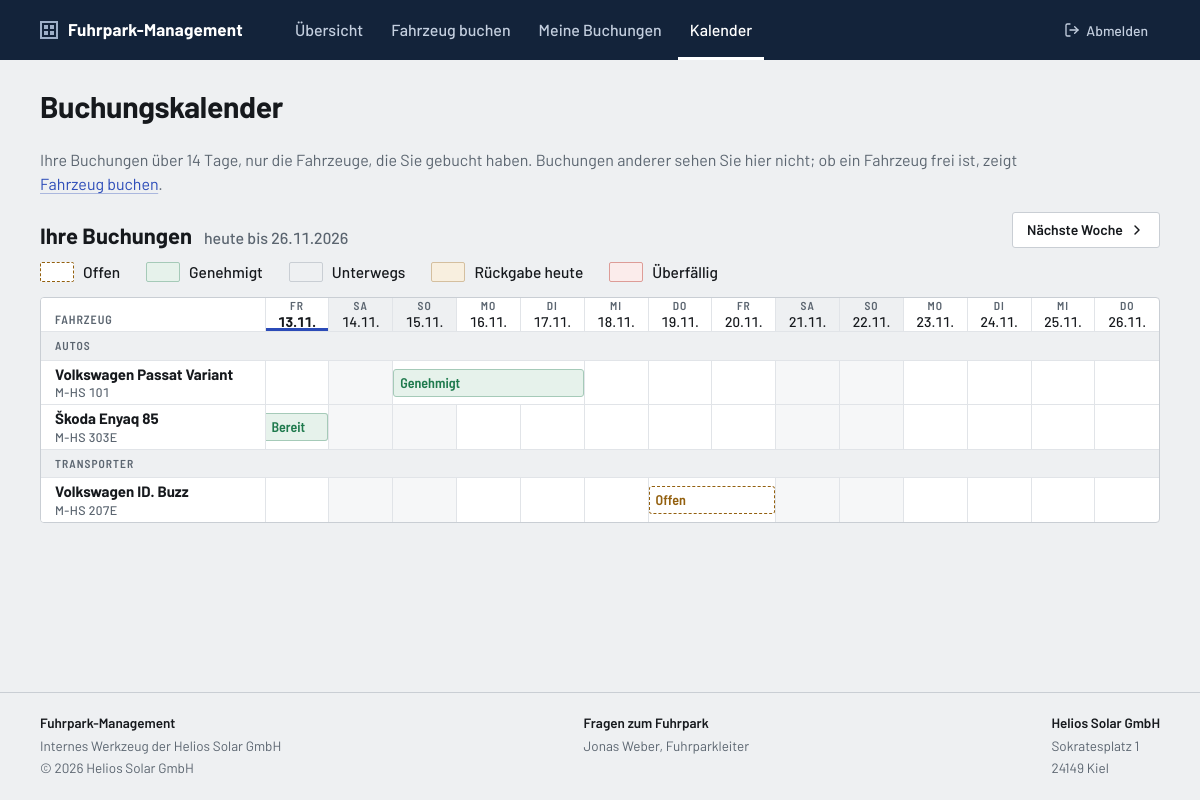
The app's page /kalender.php (signed in) with its own data.
### tables this page shows
CREATE TABLE fahrzeugarten (
    id          TINYINT UNSIGNED NOT NULL,
    bezeichnung VARCHAR(30)      NOT NULL,
    plural      VARCHAR(30)      NOT NULL,
    PRIMARY KEY (id)
);

CREATE TABLE fahrzeuge (
    id            INT UNSIGNED      NOT NULL AUTO_INCREMENT,
    kennzeichen   VARCHAR(20)       NOT NULL,
    art_id        TINYINT UNSIGNED  NOT NULL,
    typ           VARCHAR(30)       NOT NULL,       
    hersteller    VARCHAR(50)       NOT NULL,
    modell        VARCHAR(50)       NOT NULL,
    baujahr       SMALLINT UNSIGNED NULL,
    bild          VARCHAR(100)      NULL,           
    sitzplaetze   TINYINT UNSIGNED  NOT NULL,
    antrieb_id    TINYINT UNSIGNED  NULL,
    kmstand       INT UNSIGNED      NULL,           
    fuehrerschein VARCHAR(5)        NULL,           
    hu_au         DATE              NULL,           
    geloescht_am  DATETIME          NULL,           
    PRIMARY KEY (id),
    CONSTRAINT fk_fahrzeuge_art                     
        FOREIGN KEY (art_id) REFERENCES fahrzeugarten (id),
    CONSTRAINT fk_fahrzeuge_antrieb                 
        FOREIGN KEY (antrieb_id) REFERENCES antriebe (id)
);

### kalender.php (the view, shortened to what the rows shown need)
<?php
require_once __DIR__ . '/includes/config.php';
$fuhrparkleiter = ist_fuhrparkleiter();
$ich = aktueller_nutzer();
$anzahlTage = 14;
$maxWochen  = 4;
$woche = filter_var($_GET['woche'] ?? 0, FILTER_VALIDATE_INT);
$woche = $woche === false ? 0 : max(0, min($maxWochen, $woche));
$heute = new DateTimeImmutable('today');
$ansichtVon = $heute->modify('+' . ($woche * 7) . ' day');
$ansichtBis = $ansichtVon->modify('+' . ($anzahlTage - 1) . ' day');
$ListeFahrzeuge = new CListeFahrzeuge();
$ListeFahrzeuge->LadenImBestand();
$fahrzeuge = [];
foreach ($ListeFahrzeuge->GetAlle() as $Fahrzeug) {
    $fahrzeuge[$Fahrzeug->GetID()] = $Fahrzeug;
}
$Zwecke = new CListeSchluessel('zwecke');
$Fahrzeugarten = new CListeSchluessel('fahrzeugarten');
$ListeBuchungen = new CListeBuchungen();
if ($fuhrparkleiter) {
    $ListeBuchungen->LadenBelegung($ansichtVon, $ansichtBis, true);
} else {
    $ListeBuchungen->LadenEigeneBelegung($ich, $ansichtVon, $ansichtBis);
    $fahrzeuge = array_intersect_key($fahrzeuge, array_flip($ListeBuchungen->GetFahrzeugIDs()));
}
$wochentage = ['So', 'Mo', 'Di', 'Mi', 'Do', 'Fr', 'Sa'];
$tage = [];
for ($i = 0; $i < $anzahlTage; $i++) {
    $datum = $ansichtVon->modify('+' . $i . ' day');
    $tage[] = [
        'datum'      => $datum,
        'wochentag'  => $wochentage[(int) $datum->format('w')],
        'wochenende' => (int) $datum->format('N') >= 6,
        'heute'      => $datum == $heute,
    ];
}
$belegung = [];
$balken = [];
foreach ($fahrzeuge as $id => $Fahrzeug) {
    $belegung[$id] = array_fill(0, $anzahlTage, null);
    if (!$Fahrzeug->IstInWartung()) {
        continue;
    }
    $endeOffen = $Fahrzeug->IstWartungEndeOffen();
    $schluessel = 'w' . $id;
    $balken[$schluessel] = [
        'text'            => 'Wartung',
        'hinweis'         => 'In Wartung, ' . $Fahrzeug->GetWartungText(),
        'link'            => null,
        'farbe'           => $endeOffen ? 'rot' : 'gelb',
        'antrag'          => false,
        'davor'           => CWartung::LoadLaufende($id)->GetBegonnenAm() < $ansichtVon,
        'danach'          => $endeOffen || $Fahrzeug->GetWartungBis() > $ansichtBis,
        'ueberschneidung' => false,
    ];
}
foreach ($ListeBuchungen->GetAlle() as $Buchung) {
    $id = $Buchung->GetFahrzeugID();
    $ende = $Buchung->IstUeberfaellig() ? $heute : $Buchung->GetEnde();
    $von = max((int) $ansichtVon->diff($Buchung->GetStart())->format('%r%a'), 0);
    $bis = min((int) $ansichtVon->diff($ende)->format('%r%a'), $anzahlTage - 1);
    $marke = buchung_stand($Buchung, $ich);
    $antrag = $Buchung->GetStatusID() === STATUS_OFFEN;
    $zweck = $Zwecke->GetBezeichnung($Buchung->GetZweckID());
    $zeitraum = zeitraum_text($Buchung->GetStart(), $Buchung->GetEnde());
    if ($fuhrparkleiter) {
        $text = $Buchung->GetFahrerVorname();
        $hinweis = $marke[0] . ': ' . $Buchung->GetFahrerName()
            . ($Buchung->GetAntragstellerID() !== $Buchung->GetFahrerID() ? ' (gebucht von ' . $Buchung->GetAntragstellerName() . ')' : '')
            . ', ' . $zeitraum . ', ' . $zweck;
        $link = $antrag ? 'genehmigungen.php' : null;
    } else {
        $text = $marke[0];
        $hinweis = $marke[0] . ': ' . $zweck . ', ' . $zeitraum
            . ($Buchung->GetFahrerID() !== $ich ? ', Fahrer: ' . $Buchung->GetFahrerName() : '')
            . ($Buchung->GetAntragstellerID() !== $ich ? ', gebucht von ' . $Buchung->GetAntragstellerName() : '');
        $link = $Buchung->IstUeberfaellig() ? 'rueckgabe.php?buchung=' . $Buchung->GetID() : 'meine-buchungen.php';
    }
    $schluessel = 'b' . $Buchung->GetID();
    $balken[$schluessel] = [
        'text'            => $text,
        'hinweis'         => $hinweis,
        'link'            => $link,
        'farbe'           => $marke[1],
        'antrag'          => $antrag,
        'davor'           => $Buchung->GetStart() < $ansichtVon,
        'danach'          => $ende > $ansichtBis,
        'ueberschneidung' => false,
    ];
    for ($tag = $von; $tag <= $bis; $tag++) {
        $erster = $belegung[$id][$tag];
        if ($erster === null) {
            $belegung[$id][$tag] = $schluessel;
        } else {
            $balken[$erster]['ueberschneidung'] = true;
            $balken[$schluessel]['ueberschneidung'] = true;
        }
    }
}
$spannen = [];
foreach ($belegung as $id => $tageBelegt) {
    $spannen[$id] = [];
    foreach ($tageBelegt as $tag => $schluessel) {
        $letzte = count($spannen[$id]) - 1;
        if ($schluessel !== null && $letzte >= 0 && $spannen[$id][$letzte]['balken'] === $schluessel) {
            $spannen[$id][$letzte]['tage']++;
        } else {
            $spannen[$id][] = ['balken' => $schluessel, 'tag' => $tag, 'tage' => 1];
        }
    }
}
$gruppen = [];
foreach ($fahrzeuge as $id => $Fahrzeug) {
    $gruppen[$Fahrzeug->GetArtID()][$id] = $Fahrzeug;
}
require_once __DIR__ . '/includes/header.php';
?>
<section aria-labelledby="belegung">
    <div class="kalender-kopf">
        <h2 class="abschnitt" id="belegung">
            <?= $fuhrparkleiter ? 'Belegung' : 'Ihre Buchungen' ?>
            <span class="abschnitt__wert"><?= e(zeitraum_kurz($ansichtVon, $ansichtBis)) ?></span>
        </h2>
    </div>
    <?php if ($fahrzeuge === []): ?>
        <div class="schild schild--leer">
            <p>Sie haben in diesem Zeitraum keine Buchungen.</p>
            <a class="button button--zweitrangig" href="<?= url('buchen.php') ?>">Fahrzeug buchen</a>
        </div>
    <?php else: ?>
        <div class="kalender">
            <table class="kalender__tabelle">
                <thead>
                    <tr>
                        <th class="kalender__fahrzeug" scope="col">Fahrzeug</th>
                        <?php foreach ($tage as $tag): ?>
                            <th class="kalender__kopf<?= $tag['wochenende'] ? ' kalender__kopf--wochenende' : '' ?><?= $tag['heute'] ? ' kalender__kopf--heute' : '' ?>"
                                scope="col">
                                <span class="kalender__wochentag"><?= e($tag['wochentag']) ?></span>
                                <?= e($tag['datum']->format('d.m.')) ?>
                            </th>
                        <?php endforeach; ?>
                    </tr>
                </thead>
                <?php foreach ($Fahrzeugarten->GetAlle() as $Art): ?>
                    <?php if (isset($gruppen[$Art->GetID()])): ?>
                        <tbody>
                            <tr class="kalender__gruppe">
                                <th colspan="<?= $anzahlTage + 1 ?>" scope="colgroup">
                                    <span><?= e($Art->GetPlural() ?? $Art->GetBezeichnung()) ?></span>
                                </th>
                            </tr>
                            <?php foreach ($gruppen[$Art->GetID()] as $id => $Fahrzeug): ?>
                                <tr>
                                    <th class="kalender__fahrzeug table__fahrzeug" scope="row">
                                        <?php $kalenderName = $Fahrzeug->GetHersteller() . ' ' . $Fahrzeug->GetModell(); ?>
                                        <a href="<?= url('fahrzeug.php?id=' . $id) ?>" title="<?= e($kalenderName) ?>"><?= e($kalenderName) ?></a>
                                        <span class="table__zusatz"><?= e($Fahrzeug->GetKennzeichen()) ?></span>
                                    </th>
                                    <?php foreach ($spannen[$id] as $spanne): ?>
                                        <?php if ($spanne['balken'] === null): ?>
                                            <td class="kalender__tag<?= $tage[$spanne['tag']]['wochenende'] ? ' kalender__tag--wochenende' : '' ?>">
                                            </td>
                                        <?php else: ?>
                                            <?php
                                            $b = $balken[$spanne['balken']];
                                            $hinweis = $b['hinweis'] . ($b['ueberschneidung'] ? ', überschneidet sich mit einer weiteren Buchung' : '');
                                            $zelleKlasse = 'kalender__belegt'
                                                . ($b['davor'] && $spanne['tag'] === 0 ? ' kalender__belegt--davor' : '')
                                                . ($b['danach'] && $spanne['tag'] + $spanne['tage'] === $anzahlTage ? ' kalender__belegt--danach' : '');
                                            $balkenKlasse = 'kalender__balken kalender__balken--' . $b['farbe']
                                                . ($b['antrag'] ? ' kalender__balken--antrag' : '');
                                            ?>
                                            <td class="<?= e($zelleKlasse) ?>" colspan="<?= e((string) $spanne['tage']) ?>">
                                                <?php if ($b['link'] !== null): ?>
                                                    <a class="<?= e($balkenKlasse) ?>" href="<?= e(url($b['link'])) ?>" title="<?= e($hinweis) ?>">
                                                        <span aria-hidden="true"><?= e($b['text']) ?></span>
                                                    </a>
                                                <?php endif; ?>
                                            </td>
                                        <?php endif; ?>
                                    <?php endforeach; ?>
                                </tr>
                            <?php endforeach; ?>
                        </tbody>
                    <?php endif; ?>
                <?php endforeach; ?>
            </table>
        </div>
    <?php endif; ?>
</section>
<?php require_once __DIR__ . '/includes/footer.php'; ?>

### records on screen
fahrzeugarten: plural "AUTOS"
fahrzeuge: kalenderName "Volkswagen Passat Variant", kennzeichen "M-HS 101", text "Genehmigt"
fahrzeuge: kalenderName "Škoda Enyaq 85", kennzeichen "M-HS 303E", text "Bereit"
fahrzeugarten: plural "TRANSPORTER"
fahrzeuge: kalenderName "Volkswagen ID. Buzz", kennzeichen "M-HS 207E", text "Offen"

### other values on screen
APP_NAME "Fuhrpark-Management"
$beschriftung "Übersicht"
$beschriftung "Fahrzeug buchen"
$beschriftung "Meine Buchungen"
$beschriftung "Kalender"
$pageTitle "Buchungskalender"
zeitraum_kurz($ansichtVon, $ansichtBis) "heute bis 26.11.2026"
$beschriftung "Offen"
$beschriftung "Genehmigt"
$beschriftung "Unterwegs"
$beschriftung "Rückgabe heute"
$beschriftung "Überfällig"
$tag['wochentag'] "FR"
$tag['datum']->format('d.m.') "13.11."
$tag['wochentag'] "SA"
